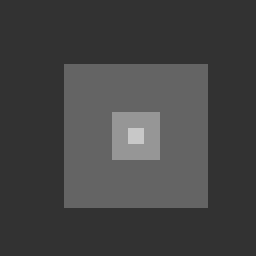
%> input picture image_processing/images/squares.bmp, 256 x 256 px
$ octave transport1.m   (GNU Octave 9; MATLAB toolbox functions it lacks are replaced by stand-ins)
%> lines starting %> are read from the running program, lines starting %| are printed output that depends on the picture
### image_processing/examples/isotropic_diffusion.m
%% Solving the 2-D isotropic diffusion equation by the Finite Difference
%
%  u = isotropic_diffusion(U, DTD, N) where U is a 2D matrix representing
%       the initial conditions, DTD is the timestep dt multiplied by the
%       diffusion constant D, and N is the number of timesteps
%
% Method: Forward Time, Centered Space.
%
% Boundary Conditions = Zero-neumann
%
% $$u_t(x,y,t) = D (u_{xx}(x,y,t) + u_{xx}(x,y,t))$$
%
% $$u^{n+1}_i = \Delta t D (u^n_{i+1,j} + u^n_{i-1,j} + u^n_{i,j+1} + u^n_{i,j-1}) + (1-4\Delta t D)u^n_{i,j})$$
%
% $$\frac{\partial u}{\partial x}(0,y,t) = 0$$
%
% $$\frac{\partial u}{\partial x}(L,y,t) = 0$$
%
% $$\frac{\partial u}{\partial y}(x,0,t) = 0$$
%
% $$\frac{\partial u}{\partial y}(x,L,t) = 0$$
%
function u = isotropic_diffusion(u, dtD, N)
%> called with dtD = 0.1, N = 200
  %%
  % Get size of initial condition matrix
  [nx ny] = size(u);
%> nx = 256; ny = 256

  %%
  % Setup indexing. We don't update the boundary pixels, as they are set by
  % the boundary conditions
  i=2:nx-1;
%> i = 254 values from 2 to 255
  j=2:ny-1;
%> j = 254 values from 2 to 255

  %%
  % Loop through timesteps
  for it=1:N
      %%
      % Use Forward Time, Centered Space
      u(i,j)= dtD*(u(i+1,j)+u(i-1,j)+u(i,j+1)+u(i,j-1)) + (1-4*dtD)*u(i,j);

      %%
      % Zero-neumann boundary conditions
      u(1,:) = u(2,:);
      u(nx,:) = u(nx-1,:);
      u(:,1) = u(:,2);
      u(:,ny) = u(:,ny-1);
  end
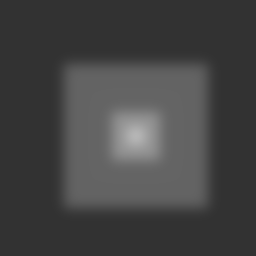
%> u: size 256x256 double; min 50, max 181.4, mean 67.8
end

### image_processing/examples/shock_filter.m

function u = shock_filter(u, dt,N)
  %%
  % Get size of initial condition matrix
  [nx ny] = size(u);

  %%
  % Setup indexing. We don't update the boundary pixels, as they are set by
  % the boundary conditions
  i=2:nx-1;
  j=2:ny-1;

  %%
  % Loop through timesteps
  for it=1:N
      %%
      % Forward time, centred space
      u_xp = u(i+1,j)-u(i,j);
      u_xn = u(i,j)-u(i-1,j);
      u_yp = u(i,j+1)-u(i,j);
      u_yn = u(i,j)-u(i,j-1);
      u_x2 = (u_xp + u_xn).^2;
      u_y2 = (u_yp + u_yn).^2;
      u_xu_y = (u_xp + u_xn).*(u_yp + u_yn);
      u_xx = u(i+1,j) - 2*u(i,j) + u(i-1,j);
      u_yy = u(i,j+1) - 2*u(i,j) + u(i,j-1);
      u_xy = u(i+1,j+1) - u(i-1,j+1) - u(i+1,j-1) + u(i-1,j-1);
      L = u_xx.*u_x2 + 2*u_xu_y.*u_xy + u_yy.*u_y2;
      u(i,j) = u(i,j) - dt*sqrt(arrayfun(@minmod,u_xp,u_xn).^2 + arrayfun(@minmod,u_yp,u_yn).^2).*sign(L);

      %%
      % Zero-neumann boundary conditions
      u(1,:) = u(2,:);
      u(nx,:) = u(nx-1,:);
      u(:,1) = u(:,2);
      u(:,ny) = u(:,ny-1);
  end
end

function m = minmod(x,y)
    if (x*y) > 0
        m = sign(x)*min(abs(x),abs(y));
    else
        m = 0;
    end
end

### image_processing/examples/transport1.m
%% Isotropic diffusion for image processing 4
% Read image and convert to double
u = double(imread('../images/squares.bmp'));

%%
% Add normal noise with mean 0 and variance 10
%u = u + 20.0*randn (size(u));

%%
% Display before image
figure
subplot(3,2,1)
colormap gray
imagesc(uint8(u));
title('before');

subplot(3,2,2)
colormap gray
plot(u(size(u,1)/2+3,:));
ylabel('u')

%%
% Run diffusion
dt = 0.1;
D = 1;
u = isotropic_diffusion(u,dt*D,200);

%%
% Display result
subplot(3,2,3)
imagesc(uint8(u));
title('after');

subplot(3,2,4)
colormap gray
plot(u(size(u,1)/2+3,:));
ylabel('u')

%%
% shock filter
dt = 0.1;
%> (the run ends here)
